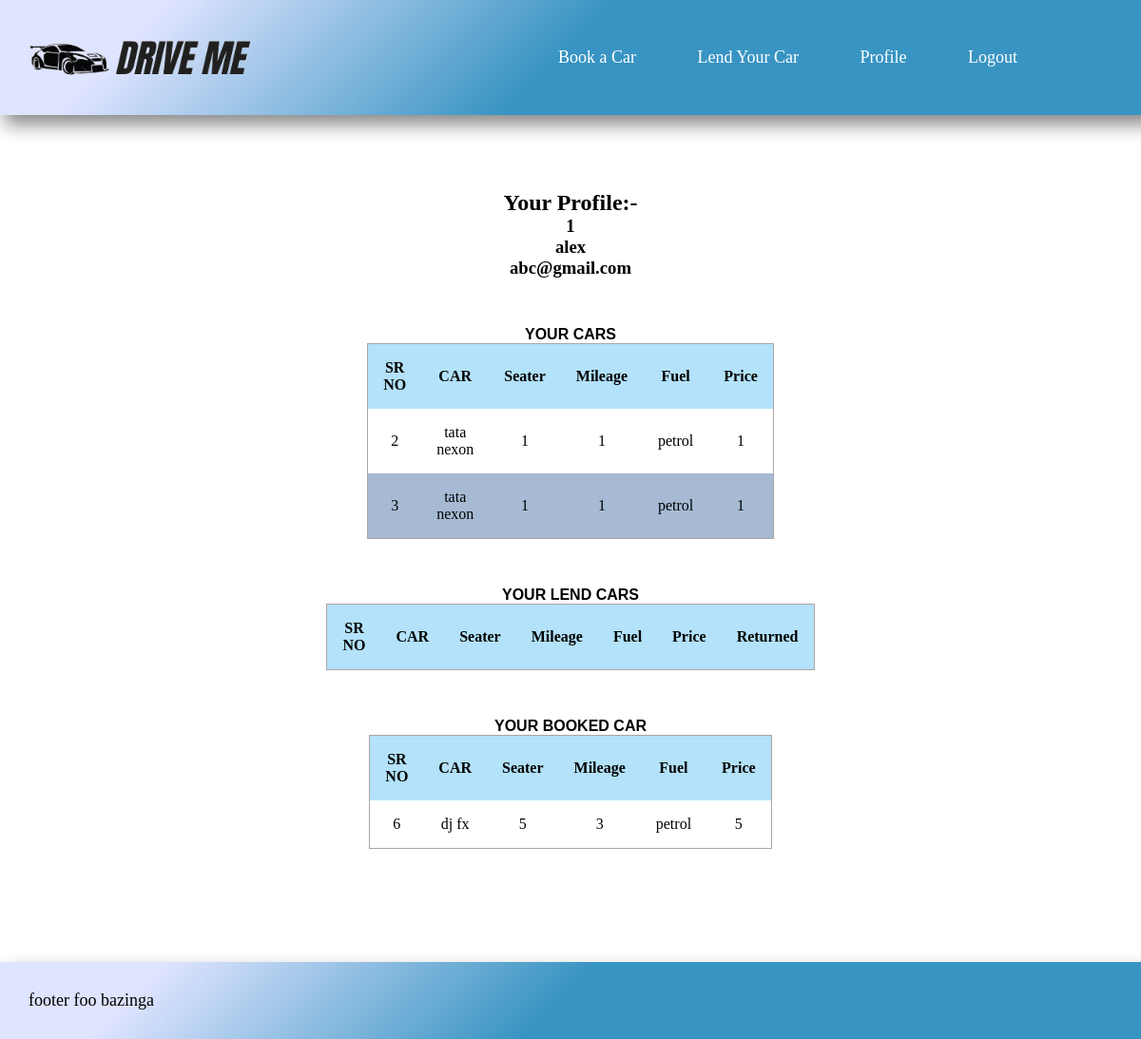
The page /profile (signed in) on the database as committed earlier.
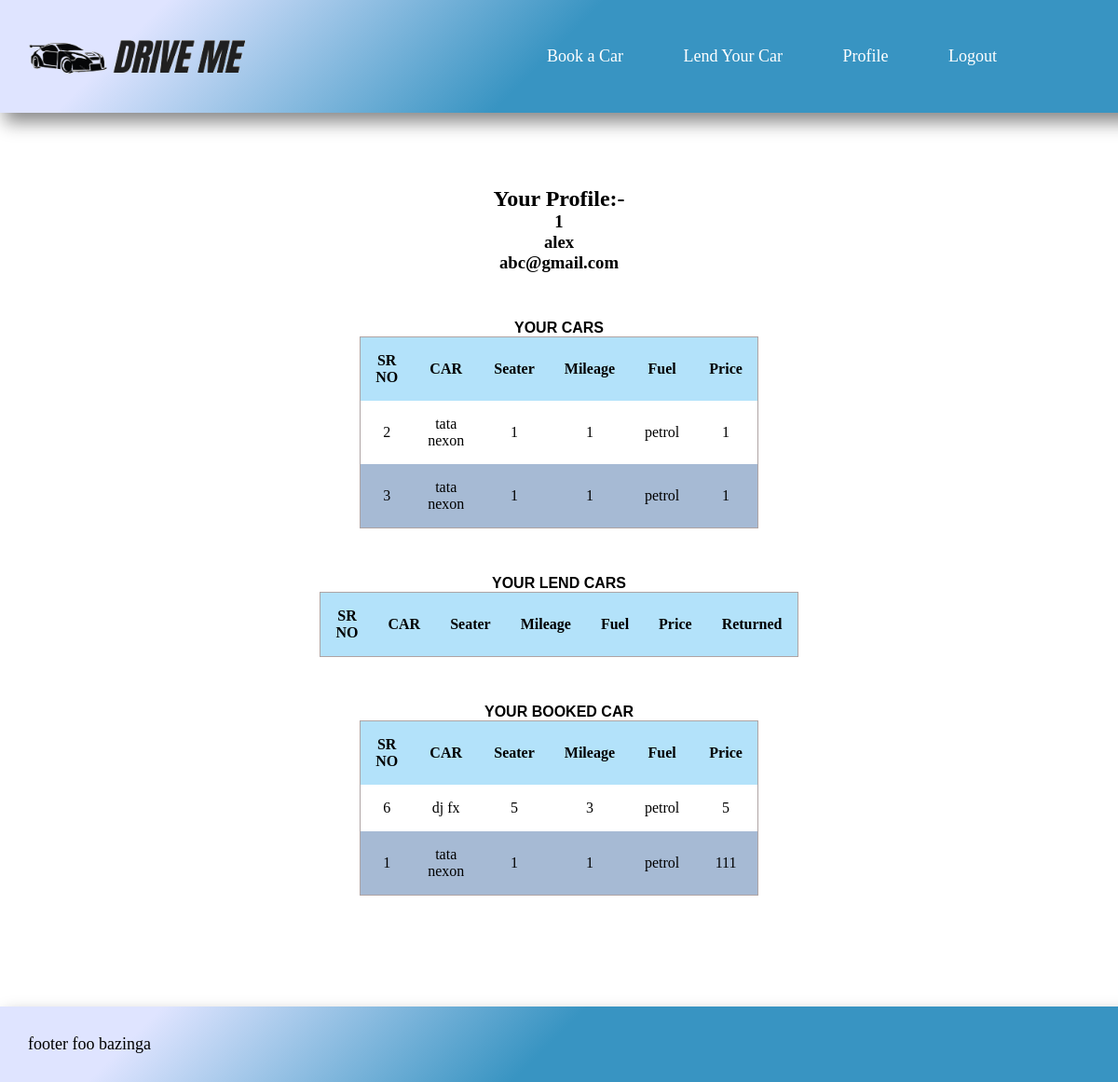
The same page on the database as committed later.
### tables this page shows
CREATE TABLE "users" (
	"phno"	INTEGER UNIQUE,
	"name"	TEXT,
	"password"	TEXT,
	"email"	TEXT,
	PRIMARY KEY("phno")
);

CREATE TABLE "cars" (
	"car_id"	INTEGER UNIQUE,
	"car_name"	TEXT,
	"owner_phno"	INTEGER,
	"seater"	INTEGER,
	"mileage"	NUMERIC,
	"fuel_type"	TEXT,
	"price"	NUMERIC,
	"available"	INTEGER,
	PRIMARY KEY("car_id" AUTOINCREMENT)
);

### driveMe/driveMe.py (the view)
@driveMe.route('/profile')
def profile():
    if "user" in session:
        conn = sqlite3.connect("database.db")
        cur = conn.cursor()
        phno = int(session["user"])
        data1 = []
        data2 = []
        data3 = []
        data4 = []
        try:
            data1 = cur.execute(
                "SELECT car_id,car_name,seater,mileage,fuel_type,price  FROM cars WHERE owner_phno = {a}".format(a=phno)).fetchall()
            data2 = cur.execute(
                "SELECT phno,name,email FROM users WHERE phno={a}".format(a=phno)).fetchall()
        except:
            data1 = []
            data2 = []
        try:
            car_id_lended = (cur.execute(
                "SELECT car_id FROM transactions WHERE lender_id={a} AND returned=0".format(a=phno)).fetchall())
            for i in car_id_lended:
                data3.append(cur.execute(
                    "SELECT car_id,car_name,seater,mileage,fuel_type,price FROM cars WHERE car_id={a}".format(a=i[0])).fetchall())
        except:
            data3 = []
        try:
            car_id_borrowed = (cur.execute(
                "SELECT car_id FROM transactions WHERE borrower_id={a} AND returned=0".format(a=phno)).fetchall())
            for i in car_id_borrowed:
                data4.append(cur.execute(
                    "SELECT car_id,car_name,seater,mileage,fuel_type,price FROM cars WHERE car_id={a}".format(a=i[0])).fetchall())
        except:
            data4 = []
        return render_template("profile.html", cars=data1, user=data2, lended_cars=data3, borrowed_cars=data4)
    else:
        return redirect(url_for('auth.login'))

### driveMe/templates/profile.html (shortened to what this page needs)
<!DOCTYPE html>
<html lang="en">
<head>
    <link rel="stylesheet" href="{{url_for('static',filename='css/profile.css')}}">
</head>
<body>
    <header>
        <img src="{{url_for('static', filename='logo.png')}}" alt="Company Logo"
            class="company-logo">
        <nav class="navbar">
            <ul>
                <li class="nav-link"><a href="/book">Book a Car</a></li>
                <li class="nav-link"><a href="{{url_for('driveMe.lend')}}">Lend Your Car</a></li>
                <li class="nav-link"><a href="/profile">Profile</li>
                <li style="color: rgb(44, 44, 165);"><a href="{{url_for('auth.logout')}}">Logout</a></li>
            </ul>
        </nav>
    </header>
    <div class="details">
        <h2>Your Profile:-</h2>
            <h3>{{user[0][0]}}</h3>
            <h3> {{user[0][1]}}</h3>
            <h3>{{user[0][2]}}</h3>
    </div>
    <div class="profile" style=" margin-top: 50px;">
        <table class="sec1">
            <caption>YOUR CARS</caption>
            <tr style="background-color:rgb(179, 226, 250) ">
                <th>SR NO </th>
                <th>CAR</th>
                <th>Seater</th>
                <th>Mileage</th>
                <th>Fuel</th>
                <th>Price</th>
            </tr>
            <tbody>
                {% for data1 in cars %}
                <tr>
                    <td>{{data1[0]}}</td>
                    <td>{{data1[1]}}</td>
                    <td>{{data1[2]}}</td>
                    <td>{{data1[3]}}</td>
                    <td>{{data1[4]}}</td>
                    <td>{{data1[5]}}</td>
                </tr>
                {% endfor %}
            </tbody>
        </table>
        <table class="sec2">
            <caption>YOUR LEND CARS</caption>
            <tr style="background-color:rgb(179, 226, 250) ">
                <th>SR NO </th>
                <th>CAR</th>
                <th>Seater</th>
                <th>Mileage</th>
                <th>Fuel</th>
                <th>Price</th>
                <th>Returned</th>
            </tr>
        </table>
        <table class="sec3">
            <caption>YOUR BOOKED CAR</caption>
            <tr style="background-color:rgb(179, 226, 250) ">
                <th>SR NO </th>
                <th>CAR</th>
                <th>Seater</th>
                <th>Mileage</th>
                <th>Fuel</th>
                <th>Price</th>
            </tr>
            <tbody>
                {% for data in borrowed_cars %}
                <tr>
                    <td>{{data[0][0]}}</td>
                    <td>{{data[0][1]}}</td>
                    <td>{{data[0][2]}}</td>
                    <td>{{data[0][3]}}</td>
                    <td>{{data[0][4]}}</td>
                    <td>{{data[0][5]}}</td>
                </tr>
                {% endfor %}
            </tbody>
        </table>
    </div>
    <footer>
        <p>footer foo bazinga</p>
    </footer>
</body>
</html>

### static/css/profile.css (style rules this page uses)
* { margin: 0px; padding: 0px; }
.company-logo { margin-right: auto; width: 20%; height: 20%; cursor: pointer; }
header { position: fixed; top:0; width: 100%; padding: 30px; display: flex; justify-content: space-between; align-items: center; font-size: large; background: rgb(56,148,194); background: linear-gradient(315deg, rgba(56,148,194,1) 53%, rgba(223,228,255,1) 87%); box-shadow: 5px 10px 18px #888888; }
nav { margin-right: 10%; }
header a, li { text-decoration: none; }
.navbar li { padding : 20px; display: inline-block; margin-right: 20px; }
.navbar li a { color: white; }
footer { position: fixed; bottom:0; width: 100%; padding: 30px; display: flex; justify-content: space-between; align-items: center; font-size: large; font-size: large; background: rgb(56,148,194); background: linear-gradient(315deg, rgba(56,148,194,1) 53%, rgba(223,228,255,1) 87%); box-shadow: 5px 10px 18px #888888; }
div.profile { display: flex; flex-direction: column; margin-top: 50px; margin-bottom: 200px; justify-content: center; align-items: center; gap: 50px; }
.details { margin-top: 200px; text-align: center; }
.sec1 { width: 300px; order: 1; }
.sec2 { width: 300px; order: 2; }
.sec3 { width: 300px; order: 3; }
caption { font: 1em sans-serif; font-weight: bold; }
table { border-collapse: collapse; border-spacing: 0; border: 1px solid rgb(175, 164, 164); }
th, td { text-align: center; padding: 16px; }
\tr:nth-child(even) { background-color: #a6bad4; }

Rows that differ between the two databases and show on the page:
now on this page (row edited): cars: car_id "1", car_name "tata nexon", seater "1", mileage "1", fuel_type "petrol", price "111", shown under "YOUR BOOKED CAR"
